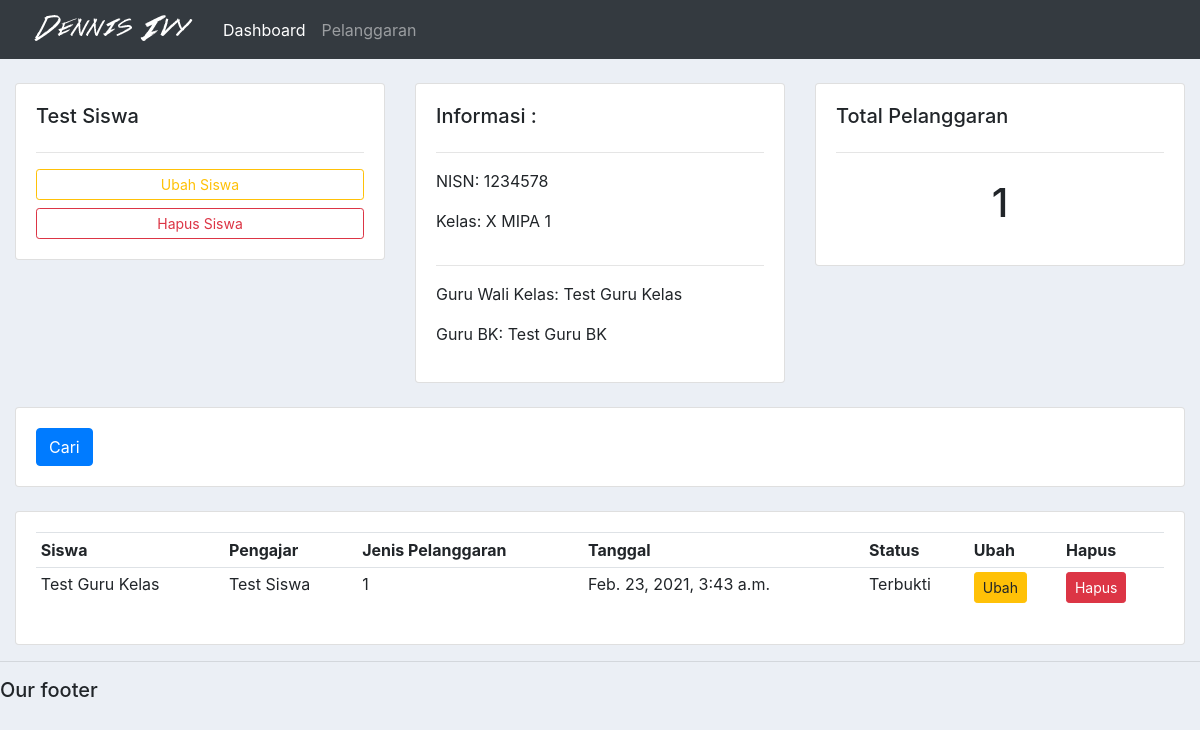
The page /siswa/1/ on the database as committed earlier.
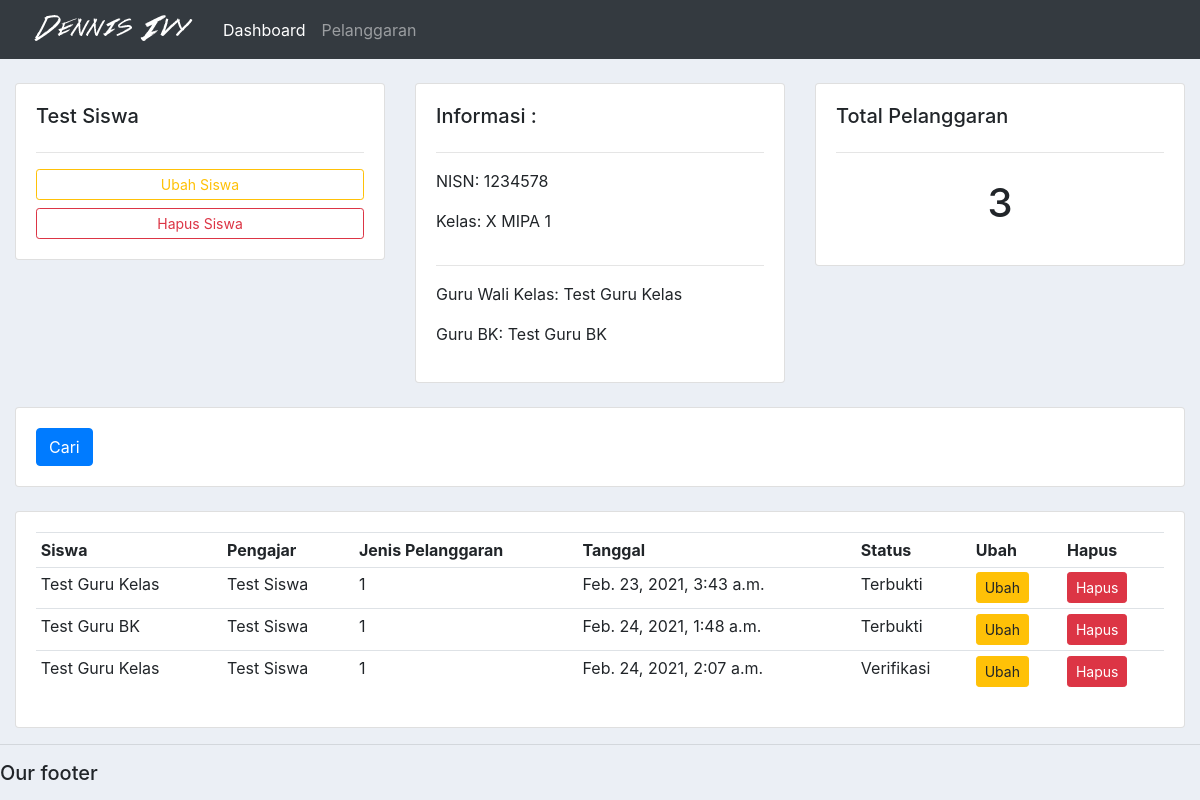
The same page on the database as committed later.
### skor/models.py (models this page shows, shortened)
class Pelanggaran(models.Model):
    STATUS = (
        ('Verifikasi', 'Verifikasi'),
        ('Terbukti', 'Terbukti'),
        ('Tidak Terbukti', 'Tidak Terbukti')
    )
    pengajar = models.ForeignKey(Pengajar, null=True, on_delete=models.SET_NULL)
    siswa = models.ForeignKey(Siswa, null=True, on_delete=models.SET_NULL)
    pasal = models.ForeignKey(Pasal, null=True, on_delete=models.SET_NULL)
    status = models.CharField(max_length=200, null=True, choices=STATUS)
    date_created = models.DateTimeField(auto_now_add=True, null=True)
    class Meta:
        verbose_name_plural = "Pelanggaran"

class Pengajar(models.Model):
    JABATAN = (
        ('Kepala Sekolah', 'Kepala Sekolah'),
        ('Wakil Kepala Sekolah Bidang Kesiswaan', 'Wakil Kepala Sekolah Bidang Kesiswaan'),
        ('Pembina Osis', 'Pembina Osis'),
        ('Guru Kelas', 'Guru Kelas'),
        ('Guru BK', 'Guru BK'),
    )
    nama = models.CharField(max_length=200, null=True)
    nip = models.CharField(max_length=200, null=True)
    jabatan = models.CharField(max_length=200, null=True, choices=JABATAN)
    date_created = models.DateTimeField(auto_now_add=True, null=True)
    def __str__(self):
        return self.nama
    class Meta:
        verbose_name_plural = "    Pengajar"

class Siswa(models.Model):
    nama = models.CharField(max_length=200, null=True)
    nisn = models.CharField(max_length=200, null=True)
    kelas = models.ForeignKey(Kelas, null=True, on_delete=models.SET_NULL)
    ibu = models.CharField(max_length=200, null=True, blank=True)
    ayah = models.CharField(max_length=200, null=True, blank=True)
    wali = models.CharField(max_length=200, null=True, blank=True)
    date_created = models.DateTimeField(auto_now_add=True, null=True)
    def __str__(self):
        return self.nama
    class Meta:
        verbose_name_plural = "  Siswa"

class Pasal(models.Model):
    nama = models.CharField(max_length=200, null=True, unique=True)
    jenis = models.CharField(max_length=200, null=True, unique=True)
    skor = models.IntegerField(null=True)
    date_created = models.DateTimeField(auto_now_add=True, null=True)
    def __str__(self):
        return self.nama
    class Meta:
        verbose_name_plural = " Pasal"

### skor/views.py (the view)
# urls.py: path('siswa/<str:pk>/', views.siswa, name='siswa'),
def siswa(request, pk):
    siswa = Siswa.objects.get(id=pk)
    pelanggarans = siswa.pelanggaran_set.all()
    total_pelanggaran = pelanggarans.count()
    context = {
        'siswa': siswa,
        'pelanggarans': pelanggarans,
        'total_pelanggaran': total_pelanggaran
    }
    return render(request, 'skor/siswa.html', context)

### skor/models.py (called while the page is built)
    def __str__(self):
        return self.nama

### skor/templates/skor/siswa.html
{% extends 'skor/base.html' %}
{% block content %}
<div class="container-fluid">
	<br>
	<div class="row">
		<div class="col-md">
			<div class="card card-body">
				<h5>{{siswa.nama}}</h5>
				<hr>
				<a class="btn btn-outline-warning  btn-sm btn-block" href="">Ubah Siswa</a>
				<a class="btn btn-outline-danger  btn-sm btn-block" href="">Hapus Siswa</a>
			</div>
		</div>
		<div class="col-md">
			<div class="card card-body">
				<h5>Informasi :</h5>
				<hr>
				<p>NISN: {{siswa.nisn}}</p>
				<p>Kelas: {{siswa.kelas}}</p>
				<hr>
				<p>Guru Wali Kelas: {{siswa.kelas.wali}}</p>
				<p>Guru BK: {{siswa.kelas.bk}}</p>
			</div>
		</div>
		<div class="col-md">
			<div class="card card-body">
				<h5>Total Pelanggaran</h5>
				<hr>
				<h1 style="text-align: center;padding: 10px">{{total_pelanggaran}}</h1>
			</div>
		</div>
	</div>
	<br>
	<div class="row">
		<div class="col">
			<div class="card card-body">
				<form method="get">
				<button class="btn btn-primary" type="submit">Cari</button>
			</form>
			</div>
		</div>
	</div>
	<br>
	<div class="row">
		<div class="col-md">
			<div class="card card-body">
				<table class="table table-sm">
					<tr>
						<th>Siswa</th>
						<th>Pengajar</th>
						<th>Jenis Pelanggaran</th>
						<th>Tanggal</th>
						<th>Status</th>
						<th>Ubah</th>
						<th>Hapus</th>
					</tr>
					{% for pelanggaran in pelanggarans %}
					<tr>
						<td>{{pelanggaran.pengajar}}</td>
						<td>{{pelanggaran.siswa}}</td>
						<td>{{pelanggaran.pasal}}</td>
						<td>{{pelanggaran.date_created}}</td>
						<td>{{pelanggaran.status}}</td>
						<td><a class="btn btn-sm btn-warning" href="">Ubah</a></td>
						<td><a class="btn btn-sm btn-danger" href="">Hapus</a></td>
					</tr>
					{% endfor %}
				</table>
			</div>
		</div>
	</div>
</div>
{% endblock %}

Rows that differ between the two databases and show on the page:
added Pelanggaran: pengajar "Test Guru BK", siswa "Test Siswa", pasal "1", date_created "Feb. 24, 2021, 1:48 a.m.", status "Terbukti"
added Pelanggaran: pengajar "Test Guru Kelas", siswa "Test Siswa", pasal "1", date_created "Feb. 24, 2021, 2:07 a.m.", status "Verifikasi"
Other text that changed with them:
{{ total_pelanggaran }}: "1" → "3"
